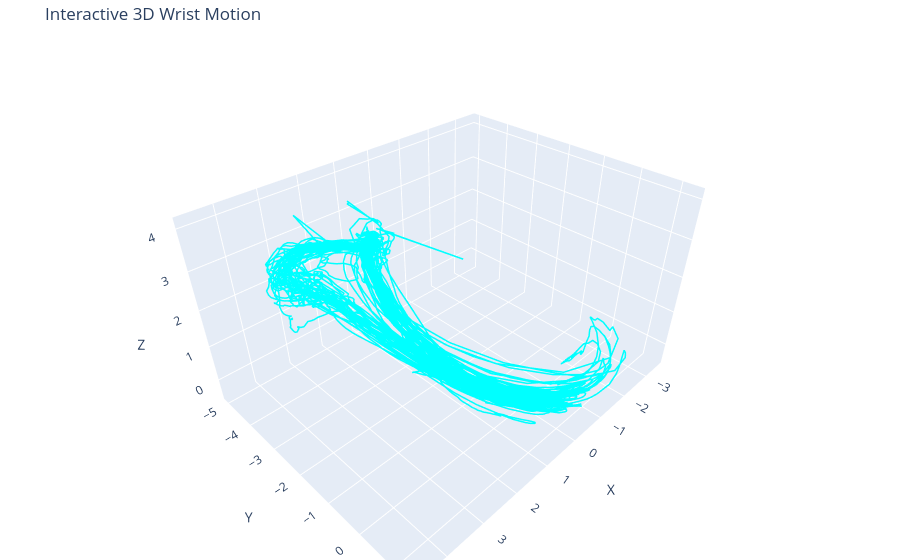

Notebook code cell kept with this figure:
### Code cell
import plotly.graph_objects as go

fig = go.Figure(data=[go.Scatter3d(
    x=df['Right_Wrist_X'],
    y=df['Right_Wrist_Y'],
    z=df['Right_Wrist_Z'],
    mode='lines',
    line=dict(color='cyan', width=3),
    name='Trajectory'
)])

fig.update_layout(
    title="Interactive 3D Wrist Motion",
    scene=dict(
        xaxis_title='X',
        yaxis_title='Y',
        zaxis_title='Z',
    ),
    margin=dict(l=0, r=0, b=0, t=40)
)

fig.show()

### Figure 1 — Plotly figure (JSON) as saved in the notebook; plotly's stock layout.template omitted (floating-point values rounded to 4 significant figures; data arrays with more than 128 entries replaced by an {"elided": "..."} marker saying what was removed)
{"data": [{"line": {"color": "cyan", "width": 3}, "mode": "lines", "name": "Trajectory", "type": "scatter3d", "x": {"elided": "46612 float values"}, "y": {"elided": "46612 float values"}, "z": {"elided": "46612 float values"}}], "layout": {"margin": {"b": 0, "l": 0, "r": 0, "t": 40}, "scene": {"xaxis": {"title": {"text": "X"}}, "yaxis": {"title": {"text": "Y"}}, "zaxis": {"title": {"text": "Z"}}}, "title": {"text": "Interactive 3D Wrist Motion"}}}
